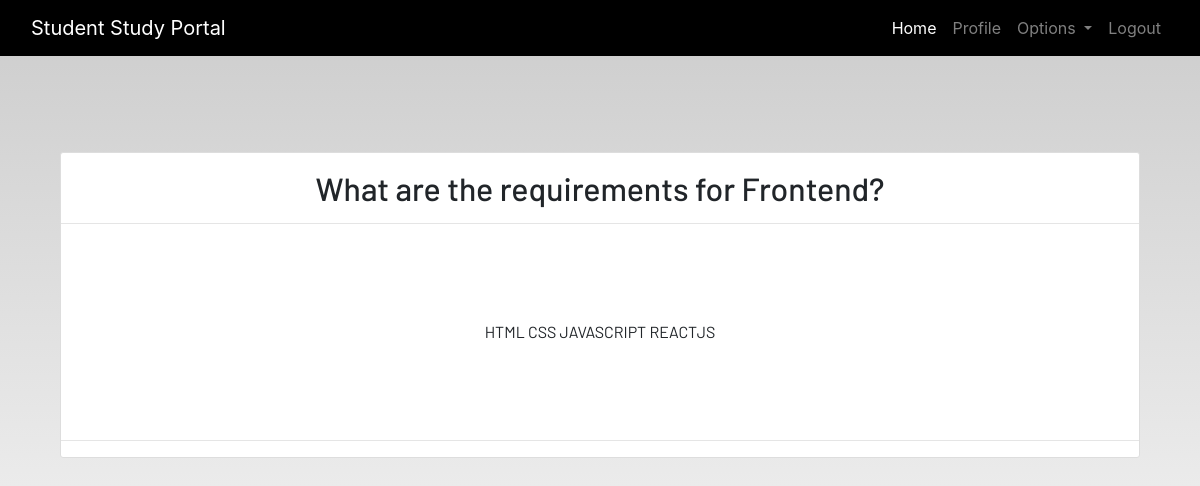
The app's page /notes_detail/5 (signed in) with its own data.
### dashboard/models.py (models this page shows, shortened)
class Notes(models.Model):
    user=models.ForeignKey(User,on_delete=models.CASCADE,default=1)
    title=models.CharField(max_length=100)
    description=models.TextField()

### dashboard/views.py (the view)
# urls.py: path('notes_detail/<int:id>', views.notes_detail, name='notes_detail'),
@login_required
def notes_detail(request,id):
    model_instance=Notes.objects.get(id=id)
    return render(request,'dashboard/notes_detail.html',{'modelInstance':model_instance})

### dashboard/templates/dashboard/notes_detail.html
{% extends 'dashboard/base.html' %}
{% load static %}
{% block content %}
<section class='text-center container'>
    <div class="container">
        <div class="content-section p-0 mt-5">
            <div class="m-3">
                <h2>{{modelInstance.title}}</h2>
            </div>
            <hr class="p-0 m-0">
            <p class="description m-5 p-5">
                {{modelInstance.description}}
            </p>
            <hr>
        </div>
    </div>
</section>
{% endblock content %}

### static/css/main.css (style rules this page uses)
html { scroll-behavior: smooth; height: 100%; width: 100%; }
html, body { max-width: 100%; overflow-x: hidden; height: 100%; width: 100%; }
body { background: linear-gradient(rgba(0, 0, 0, 0.2), rgba(255, 255, 255, 0.5)); overflow-x: hidden; background-repeat: no-repeat; }
.content-section { background: #ffffff; padding: 10px 20px; border: 1px solid #dddddd; border-radius: 3px; margin-bottom: 20px; }

### records on screen
Notes: title "What are the requirements for Frontend?", description "HTML CSS JAVASCRIPT REACTJS"
